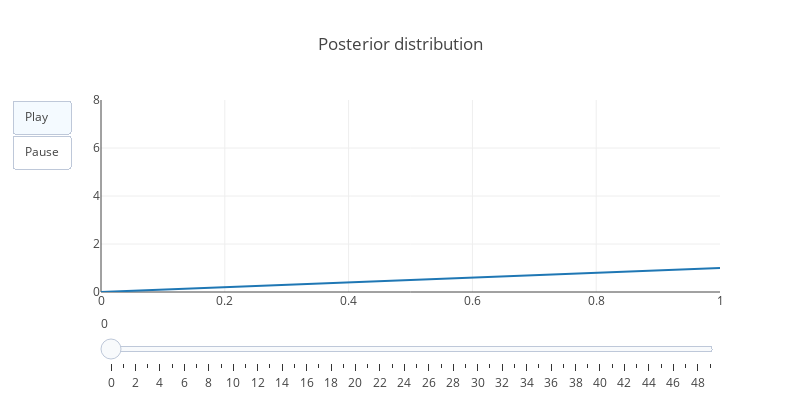

Write notebook code for a chart like this one.
### Markdown cell above
We now have a list, `updates`, containing the values of the posterior distribution after observing one coin toss. We can visualize the change in the posterior interactively using <a href="https://plot.ly/#/" target="_blank">Plotly</a>. Even though there are other options to do animations and use interactive widgets with Python, I chose Plotly because it is portable (Matplotlib's `FuncAnimation` requires extra components to be installed) and it looks nice. All we have to do is to define a dictionary according to the specifications, and we obtain an interactive plot that can be embedded in a notebook or a web page.

In the figure below we will add *Play* and *Pause* buttons, as well as a slider to control playback, which will allow us to view the changes in the posterior distributions are new observations are made. Let's take a look at how it's done.

### Code cell
# Set up and plot with Plotly
import plotly.offline as ply
ply.init_notebook_mode(connected=True)

figure = {'data': [{'x': [0, 1], 'y': [0, 1], 'mode': 'lines'}],
    'layout':
    {
        'height': 400, 'width': 800,
        'xaxis': {'range': [0, 1], 'autorange': False},
        'yaxis': {'range': [0, 8], 'autorange': False},
        'title': 'Posterior distribution',
        'updatemenus':
        [{
            'type': 'buttons',
            'buttons':
            [
                {
                    'label': 'Play',
                    'method': 'animate',
                    'args': 
                    [
                        None,
                        {
                            'frame': {'duration': 500, 'redraw': False},
                            'fromcurrent': True,
                            'transition': {'duration': 0, 'easing': 'linear'}
                        }
                    ]
                },
                {
                    'args':
                    [
                        [None],
                        {
                            'frame': {'duration': 0, 'redraw': False},
                            'mode': 'immediate',
                            'transition': {'duration': 0}
                        }
                    ],
                    'label': 'Pause',
                    'method': 'animate'
                }                
            ]
        }],
        'sliders': [{
            'steps': [{
                'args':
                [
                    ['frame{}'.format(f)],
                    {
                        'frame': {'duration': 0, 'redraw': False},
                        'mode': 'immediate',
                        'transition': {'duration': 0}
                    }
                ],
                'label': f,
                'method': 'animate'
                } for f, update in enumerate(updates)]
        }]
    },
    'frames': [{'data': [{'x': mu, 'y': pu}], 'name': 'frame{}'.format(f)} for f, pu in enumerate(updates)]}

ply.iplot(figure, link_text='')

### Figure 1 — Plotly figure (JSON) as saved in the notebook; plotly's stock layout.template omitted (floating-point values rounded to 4 significant figures)
{"data": [{"mode": "lines", "type": "scatter", "uid": "7550a802-a3ca-11e8-bd47-60f81db55550", "x": [0, 1], "y": [0, 1]}], "layout": {"height": 400, "sliders": [{"steps": [{"args": [["frame0"], {"frame": {"duration": 0, "redraw": false}, "mode": "immediate", "transition": {"duration": 0}}], "label": "0", "method": "animate"}, {"args": [["frame1"], {"frame": {"duration": 0, "redraw": false}, "mode": "immediate", "transition": {"duration": 0}}], "label": "1", "method": "animate"}, {"args": [["frame2"], {"frame": {"duration": 0, "redraw": false}, "mode": "immediate", "transition": {"duration": 0}}], "label": "2", "method": "animate"}, {"args": [["frame3"], {"frame": {"duration": 0, "redraw": false}, "mode": "immediate", "transition": {"duration": 0}}], "label": "3", "method": "animate"}, {"args": [["frame4"], {"frame": {"duration": 0, "redraw": false}, "mode": "immediate", "transition": {"duration": 0}}], "label": "4", "method": "animate"}, {"args": [["frame5"], {"frame": {"duration": 0, "redraw": false}, "mode": "immediate", "transition": {"duration": 0}}], "label": "5", "method": "animate"}, {"args": [["frame6"], {"frame": {"duration": 0, "redraw": false}, "mode": "immediate", "transition": {"duration": 0}}], "label": "6", "method": "animate"}, {"args": [["frame7"], {"frame": {"duration": 0, "redraw": false}, "mode": "immediate", "transition": {"duration": 0}}], "label": "7", "method": "animate"}, {"args": [["frame8"], {"frame": {"duration": 0, "redraw": false}, "mode": "immediate", "transition": {"duration": 0}}], "label": "8", "method": "animate"}, {"args": [["frame9"], {"frame": {"duration": 0, "redraw": false}, "mode": "immediate", "transition": {"duration": 0}}], "label": "9", "method": "animate"}, {"args": [["frame10"], {"frame": {"duration": 0, "redraw": false}, "mode": "immediate", "transition": {"duration": 0}}], "label": "10", "method": "animate"}, {"args": [["frame11"], {"frame": {"duration": 0, "redraw": false}, "mode": "immediate", "transition": {"duration": 0}}], "label": "11", "method": "animate"}, {"args": [["frame12"], {"frame": {"duration": 0, "redraw": false}, "mode": "immediate", "transition": {"duration": 0}}], "label": "12", "method": "animate"}, {"args": [["frame13"], {"frame": {"duration": 0, "redraw": false}, "mode": "immediate", "transition": {"duration": 0}}], "label": "13", "method": "animate"}, {"args": [["frame14"], {"frame": {"duration": 0, "redraw": false}, "mode": "immediate", "transition": {"duration": 0}}], "label": "14", "method": "animate"}, {"args": [["frame15"], {"frame": {"duration": 0, "redraw": false}, "mode": "immediate", "transition": {"duration": 0}}], "label": "15", "method": "animate"}, {"args": [["frame16"], {"frame": {"duration": 0, "redraw": false}, "mode": "immediate", "transition": {"duration": 0}}], "label": "16", "method": "animate"}, {"args": [["frame17"], {"frame": {"duration": 0, "redraw": false}, "mode": "immediate", "transition": {"duration": 0}}], "label": "17", "method": "animate"}, {"args": [["frame18"], {"frame": {"duration": 0, "redraw": false}, "mode": "immediate", "transition": {"duration": 0}}], "label": "18", "method": "animate"}, {"args": [["frame19"], {"frame": {"duration": 0, "redraw": false}, "mode": "immediate", "transition": {"duration": 0}}], "label": "19", "method": "animate"}, {"args": [["frame20"], {"frame": {"duration": 0, "redraw": false}, "mode": "immediate", "transition": {"duration": 0}}], "label": "20", "method": "animate"}, {"args": [["frame21"], {"frame": {"duration": 0, "redraw": false}, "mode": "immediate", "transition": {"duration": 0}}], "label": "21", "method": "animate"}, {"args": [["frame22"], {"frame": {"duration": 0, "redraw": false}, "mode": "immediate", "transition": {"duration": 0}}], "label": "22", "method": "animate"}, {"args": [["frame23"], {"frame": {"duration": 0, "redraw": false}, "mode": "immediate", "transition": {"duration": 0}}], "label": "23", "method": "animate"}, {"args": [["frame24"], {"frame": {"duration": 0, "redraw": false}, "mode": "immediate", "transition": {"duration": 0}}], "label": "24", "method": "animate"}, {"args": [["frame25"], {"frame": {"duration": 0, "redraw": false}, "mode": "immediate", "transition": {"duration": 0}}], "label": "25", "method": "animate"}, {"args": [["frame26"], {"frame": {"duration": 0, "redraw": false}, "mode": "immediate", "transition": {"duration": 0}}], "label": "26", "method": "animate"}, {"args": [["frame27"], {"frame": {"duration": 0, "redraw": false}, "mode": "immediate", "transition": {"duration": 0}}], "label": "27", "method": "animate"}, {"args": [["frame28"], {"frame": {"duration": 0, "redraw": false}, "mode": "immediate", "transition": {"duration": 0}}], "label": "28", "method": "animate"}, {"args": [["frame29"], {"frame": {"duration": 0, "redraw": false}, "mode": "immediate", "transition": {"duration": 0}}], "label": "29", "method": "animate"}, {"args": [["frame30"], {"frame": {"duration": 0, "redraw": false}, "mode": "immediate", "transition": {"duration": 0}}], "label": "30", "method": "animate"}, {"args": [["frame31"], {"frame": {"duration": 0, "redraw": false}, "mode": "immediate", "transition": {"duration": 0}}], "label": "31", "method": "animate"}, {"args": [["frame32"], {"frame": {"duration": 0, "redraw": false}, "mode": "immediate", "transition": {"duration": 0}}], "label": "32", "method": "animate"}, {"args": [["frame33"], {"frame": {"duration": 0, "redraw": false}, "mode": "immediate", "transition": {"duration": 0}}], "label": "33", "method": "animate"}, {"args": [["frame34"], {"frame": {"duration": 0, "redraw": false}, "mode": "immediate", "transition": {"duration": 0}}], "label": "34", "method": "animate"}, {"args": [["frame35"], {"frame": {"duration": 0, "redraw": false}, "mode": "immediate", "transition": {"duration": 0}}], "label": "35", "method": "animate"}, {"args": [["frame36"], {"frame": {"duration": 0, "redraw": false}, "mode": "immediate", "transition": {"duration": 0}}], "label": "36", "method": "animate"}, {"args": [["frame37"], {"frame": {"duration": 0, "redraw": false}, "mode": "immediate", "transition": {"duration": 0}}], "label": "37", "method": "animate"}, {"args": [["frame38"], {"frame": {"duration": 0, "redraw": false}, "mode": "immediate", "transition": {"duration": 0}}], "label": "38", "method": "animate"}, {"args": [["frame39"], {"frame": {"duration": 0, "redraw": false}, "mode": "immediate", "transition": {"duration": 0}}], "label": "39", "method": "animate"}, {"args": [["frame40"], {"frame": {"duration": 0, "redraw": false}, "mode": "immediate", "transition": {"duration": 0}}], "label": "40", "method": "animate"}, {"args": [["frame41"], {"frame": {"duration": 0, "redraw": false}, "mode": "immediate", "transition": {"duration": 0}}], "label": "41", "method": "animate"}, {"args": [["frame42"], {"frame": {"duration": 0, "redraw": false}, "mode": "immediate", "transition": {"duration": 0}}], "label": "42", "method": "animate"}, {"args": [["frame43"], {"frame": {"duration": 0, "redraw": false}, "mode": "immediate", "transition": {"duration": 0}}], "label": "43", "method": "animate"}, {"args": [["frame44"], {"frame": {"duration": 0, "redraw": false}, "mode": "immediate", "transition": {"duration": 0}}], "label": "44", "method": "animate"}, {"args": [["frame45"], {"frame": {"duration": 0, "redraw": false}, "mode": "immediate", "transition": {"duration": 0}}], "label": "45", "method": "animate"}, {"args": [["frame46"], {"frame": {"duration": 0, "redraw": false}, "mode": "immediate", "transition": {"duration": 0}}], "label": "46", "method": "animate"}, {"args": [["frame47"], {"frame": {"duration": 0, "redraw": false}, "mode": "immediate", "transition": {"duration": 0}}], "label": "47", "method": "animate"}, {"args": [["frame48"], {"frame": {"duration": 0, "redraw": false}, "mode": "immediate", "transition": {"duration": 0}}], "label": "48", "method": "animate"}, {"args": [["frame49"], {"frame": {"duration": 0, "redraw": false}, "mode": "immediate", "transition": {"duration": 0}}], "label": "49", "method": "animate"}]}], "title": "Posterior distribution", "updatemenus": [{"buttons": [{"args": [null, {"frame": {"duration": 500, "redraw": false}, "fromcurrent": true, "transition": {"duration": 0, "easing": "linear"}}], "label": "Play", "method": "animate"}, {"args": [[null], {"frame": {"duration": 0, "redraw": false}, "mode": "immediate", "transition": {"duration": 0}}], "label": "Pause", "method": "animate"}], "type": "buttons"}], "width": 800, "xaxis": {"autorange": false, "range": [0, 1]}, "yaxis": {"autorange": false, "range": [0, 8]}}}
